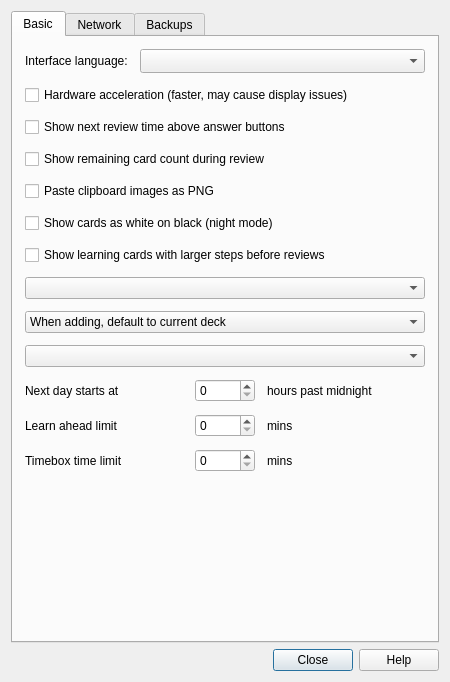
<?xml version="1.0" encoding="UTF-8"?>
<ui version="4.0">
 <class>Preferences</class>
 <widget class="QDialog" name="Preferences">
  <property name="geometry">
   <rect>
    <x>0</x>
    <y>0</y>
    <width>450</width>
    <height>682</height>
   </rect>
  </property>
  <property name="windowTitle">
   <string>Preferences</string>
  </property>
  <layout class="QVBoxLayout" name="verticalLayout_2">
   <item>
    <widget class="QTabWidget" name="tabWidget">
     <property name="focusPolicy">
      <enum>Qt::StrongFocus</enum>
     </property>
     <property name="currentIndex">
      <number>0</number>
     </property>
     <widget class="QWidget" name="tab_1">
      <attribute name="title">
       <string>Basic</string>
      </attribute>
      <layout class="QVBoxLayout" name="verticalLayout">
       <property name="spacing">
        <number>12</number>
       </property>
       <property name="leftMargin">
        <number>12</number>
       </property>
       <property name="topMargin">
        <number>12</number>
       </property>
       <property name="rightMargin">
        <number>12</number>
       </property>
       <property name="bottomMargin">
        <number>12</number>
       </property>
       <item>
        <layout class="QHBoxLayout" name="horizontalLayout_2">
         <item>
          <widget class="QLabel" name="label">
           <property name="text">
            <string>Interface language:</string>
           </property>
          </widget>
         </item>
         <item>
          <widget class="QComboBox" name="lang">
           <property name="sizePolicy">
            <sizepolicy hsizetype="MinimumExpanding" vsizetype="Fixed">
             <horstretch>0</horstretch>
             <verstretch>0</verstretch>
            </sizepolicy>
           </property>
           <property name="sizeAdjustPolicy">
            <enum>QComboBox::AdjustToMinimumContentsLengthWithIcon</enum>
           </property>
          </widget>
         </item>
        </layout>
       </item>
       <item>
        <widget class="QCheckBox" name="hwAccel">
         <property name="text">
          <string>Hardware acceleration (faster, may cause display issues)</string>
         </property>
        </widget>
       </item>
       <item>
        <widget class="QCheckBox" name="showEstimates">
         <property name="text">
          <string>Show next review time above answer buttons</string>
         </property>
        </widget>
       </item>
       <item>
        <widget class="QCheckBox" name="showProgress">
         <property name="text">
          <string>Show remaining card count during review</string>
         </property>
        </widget>
       </item>
       <item>
        <widget class="QCheckBox" name="pastePNG">
         <property name="text">
          <string>Paste clipboard images as PNG</string>
         </property>
        </widget>
       </item>
       <item>
        <widget class="QCheckBox" name="nightMode">
         <property name="text">
          <string>Show cards as white on black (night mode)</string>
         </property>
        </widget>
       </item>
       <item>
        <widget class="QCheckBox" name="dayLearnFirst">
         <property name="text">
          <string>Show learning cards with larger steps before reviews</string>
         </property>
        </widget>
       </item>
       <item>
        <widget class="QComboBox" name="usedSched"/>
       </item>
       <item>
        <widget class="QComboBox" name="useCurrent">
         <item>
          <property name="text">
           <string>When adding, default to current deck</string>
          </property>
         </item>
         <item>
          <property name="text">
           <string>Change deck depending on note type</string>
          </property>
         </item>
        </widget>
       </item>
       <item>
        <widget class="QComboBox" name="newSpread"/>
       </item>
       <item>
        <layout class="QGridLayout" name="gridLayout_4">
         <property name="spacing">
          <number>12</number>
         </property>
         <item row="0" column="0">
          <widget class="QLabel" name="label_23">
           <property name="text">
            <string>Next day starts at</string>
           </property>
          </widget>
         </item>
         <item row="0" column="1">
          <widget class="QSpinBox" name="dayOffset">
           <property name="maximumSize">
            <size>
             <width>60</width>
             <height>16777215</height>
            </size>
           </property>
           <property name="maximum">
            <number>23</number>
           </property>
          </widget>
         </item>
         <item row="1" column="0">
          <widget class="QLabel" name="label_24">
           <property name="text">
            <string>Learn ahead limit</string>
           </property>
          </widget>
         </item>
         <item row="1" column="1">
          <widget class="QSpinBox" name="lrnCutoff">
           <property name="maximumSize">
            <size>
             <width>60</width>
             <height>16777215</height>
            </size>
           </property>
           <property name="maximum">
            <number>999</number>
           </property>
          </widget>
         </item>
         <item row="1" column="2">
          <widget class="QLabel" name="label_29">
           <property name="text">
            <string>mins</string>
           </property>
          </widget>
         </item>
         <item row="2" column="0">
          <widget class="QLabel" name="label_30">
           <property name="text">
            <string>Timebox time limit</string>
           </property>
          </widget>
         </item>
         <item row="2" column="1">
          <widget class="QSpinBox" name="timeLimit">
           <property name="maximum">
            <number>9999</number>
           </property>
          </widget>
         </item>
         <item row="2" column="2">
          <widget class="QLabel" name="label_39">
           <property name="text">
            <string>mins</string>
           </property>
          </widget>
         </item>
         <item row="0" column="2">
          <widget class="QLabel" name="label_40">
           <property name="text">
            <string>hours past midnight</string>
           </property>
          </widget>
         </item>
        </layout>
       </item>
       <item>
        <spacer name="verticalSpacer_3">
         <property name="orientation">
          <enum>Qt::Vertical</enum>
         </property>
         <property name="sizeType">
          <enum>QSizePolicy::Expanding</enum>
         </property>
         <property name="sizeHint" stdset="0">
          <size>
           <width>20</width>
           <height>20</height>
          </size>
         </property>
        </spacer>
       </item>
      </layout>
     </widget>
     <widget class="QWidget" name="tab_2">
      <attribute name="title">
       <string>Network</string>
      </attribute>
      <layout class="QVBoxLayout" name="verticalLayout_4">
       <property name="spacing">
        <number>12</number>
       </property>
       <property name="leftMargin">
        <number>12</number>
       </property>
       <property name="topMargin">
        <number>12</number>
       </property>
       <property name="rightMargin">
        <number>12</number>
       </property>
       <property name="bottomMargin">
        <number>12</number>
       </property>
       <item>
        <layout class="QHBoxLayout">
         <property name="spacing">
          <number>10</number>
         </property>
         <item>
          <layout class="QVBoxLayout">
           <item>
            <widget class="QLabel" name="syncLabel">
             <property name="text">
              <string>&lt;b&gt;Synchronisation&lt;/b&gt;</string>
             </property>
             <property name="wordWrap">
              <bool>true</bool>
             </property>
             <property name="openExternalLinks">
              <bool>true</bool>
             </property>
            </widget>
           </item>
           <item>
            <widget class="QCheckBox" name="syncMedia">
             <property name="text">
              <string>Synchronize audio and images too</string>
             </property>
            </widget>
           </item>
           <item>
            <widget class="QCheckBox" name="syncOnProgramOpen">
             <property name="text">
              <string>Automatically sync on profile open/close</string>
             </property>
            </widget>
           </item>
           <item>
            <widget class="QCheckBox" name="fullSync">
             <property name="text">
              <string>On next sync, force changes in one direction</string>
             </property>
            </widget>
           </item>
           <item>
            <layout class="QHBoxLayout" name="horizontalLayout">
             <item>
              <widget class="QPushButton" name="syncDeauth">
               <property name="text">
                <string>Deauthorize</string>
               </property>
               <property name="autoDefault">
                <bool>false</bool>
               </property>
              </widget>
             </item>
             <item>
              <widget class="QLabel" name="syncUser">
               <property name="text">
                <string/>
               </property>
              </widget>
             </item>
             <item>
              <spacer name="horizontalSpacer_2">
               <property name="orientation">
                <enum>Qt::Horizontal</enum>
               </property>
               <property name="sizeHint" stdset="0">
                <size>
                 <width>40</width>
                 <height>1</height>
                </size>
               </property>
              </spacer>
             </item>
            </layout>
           </item>
          </layout>
         </item>
        </layout>
       </item>
       <item>
        <spacer name="verticalSpacer_2">
         <property name="orientation">
          <enum>Qt::Vertical</enum>
         </property>
         <property name="sizeHint" stdset="0">
          <size>
           <width>20</width>
           <height>40</height>
          </size>
         </property>
        </spacer>
       </item>
      </layout>
     </widget>
     <widget class="QWidget" name="tab">
      <attribute name="title">
       <string>Backups</string>
      </attribute>
      <layout class="QVBoxLayout" name="verticalLayout_3">
       <property name="spacing">
        <number>12</number>
       </property>
       <property name="leftMargin">
        <number>12</number>
       </property>
       <property name="topMargin">
        <number>12</number>
       </property>
       <property name="rightMargin">
        <number>12</number>
       </property>
       <property name="bottomMargin">
        <number>12</number>
       </property>
       <item>
        <widget class="QLabel" name="label_9">
         <property name="text">
          <string>&lt;b&gt;Backups&lt;/b&gt;&lt;br&gt;Anki will create a backup of your collection each time it is closed or synchronized.</string>
         </property>
         <property name="wordWrap">
          <bool>true</bool>
         </property>
        </widget>
       </item>
       <item>
        <layout class="QGridLayout" name="gridLayout_2">
         <item row="0" column="0">
          <widget class="QLabel" name="label_10">
           <property name="text">
            <string>Keep</string>
           </property>
          </widget>
         </item>
         <item row="0" column="1">
          <widget class="QSpinBox" name="numBackups">
           <property name="minimumSize">
            <size>
             <width>60</width>
             <height>0</height>
            </size>
           </property>
           <property name="maximumSize">
            <size>
             <width>60</width>
             <height>16777215</height>
            </size>
           </property>
          </widget>
         </item>
         <item row="0" column="2">
          <widget class="QLabel" name="label_11">
           <property name="text">
            <string>backups</string>
           </property>
          </widget>
         </item>
         <item row="0" column="3">
          <spacer name="horizontalSpacer">
           <property name="orientation">
            <enum>Qt::Horizontal</enum>
           </property>
           <property name="sizeHint" stdset="0">
            <size>
             <width>40</width>
             <height>20</height>
            </size>
           </property>
          </spacer>
         </item>
        </layout>
       </item>
       <item>
        <widget class="QLabel" name="openBackupFolder">
         <property name="text">
          <string>&lt;a href=&quot;backups&quot;&gt;Open backup folder&lt;/a&gt;</string>
         </property>
        </widget>
       </item>
       <item>
        <widget class="QLabel" name="label_4">
         <property name="text">
          <string>Note: Media is not backed up. Please create a periodic backup of your Anki folder to be safe.</string>
         </property>
         <property name="wordWrap">
          <bool>true</bool>
         </property>
        </widget>
       </item>
       <item>
        <spacer name="verticalSpacer_4">
         <property name="orientation">
          <enum>Qt::Vertical</enum>
         </property>
         <property name="sizeHint" stdset="0">
          <size>
           <width>20</width>
           <height>59</height>
          </size>
         </property>
        </spacer>
       </item>
       <item>
        <widget class="QLabel" name="label_21">
         <property name="text">
          <string>Some settings will take effect after you restart Anki.</string>
         </property>
         <property name="alignment">
          <set>Qt::AlignCenter</set>
         </property>
        </widget>
       </item>
      </layout>
     </widget>
    </widget>
   </item>
   <item>
    <widget class="QDialogButtonBox" name="buttonBox">
     <property name="orientation">
      <enum>Qt::Horizontal</enum>
     </property>
     <property name="standardButtons">
      <set>QDialogButtonBox::Close|QDialogButtonBox::Help</set>
     </property>
    </widget>
   </item>
  </layout>
 </widget>
 <tabstops>
  <tabstop>lang</tabstop>
  <tabstop>hwAccel</tabstop>
  <tabstop>showEstimates</tabstop>
  <tabstop>showProgress</tabstop>
  <tabstop>pastePNG</tabstop>
  <tabstop>nightMode</tabstop>
  <tabstop>dayLearnFirst</tabstop>
  <tabstop>useCurrent</tabstop>
  <tabstop>newSpread</tabstop>
  <tabstop>dayOffset</tabstop>
  <tabstop>lrnCutoff</tabstop>
  <tabstop>timeLimit</tabstop>
  <tabstop>numBackups</tabstop>
  <tabstop>syncOnProgramOpen</tabstop>
  <tabstop>tabWidget</tabstop>
  <tabstop>fullSync</tabstop>
  <tabstop>syncMedia</tabstop>
  <tabstop>syncDeauth</tabstop>
 </tabstops>
 <resources/>
 <connections>
  <connection>
   <sender>buttonBox</sender>
   <signal>accepted()</signal>
   <receiver>Preferences</receiver>
   <slot>accept()</slot>
   <hints>
    <hint type="sourcelabel">
     <x>285</x>
     <y>439</y>
    </hint>
    <hint type="destinationlabel">
     <x>157</x>
     <y>274</y>
    </hint>
   </hints>
  </connection>
  <connection>
   <sender>buttonBox</sender>
   <signal>rejected()</signal>
   <receiver>Preferences</receiver>
   <slot>reject()</slot>
   <hints>
    <hint type="sourcelabel">
     <x>332</x>
     <y>439</y>
    </hint>
    <hint type="destinationlabel">
     <x>286</x>
     <y>274</y>
    </hint>
   </hints>
  </connection>
 </connections>
</ui>
